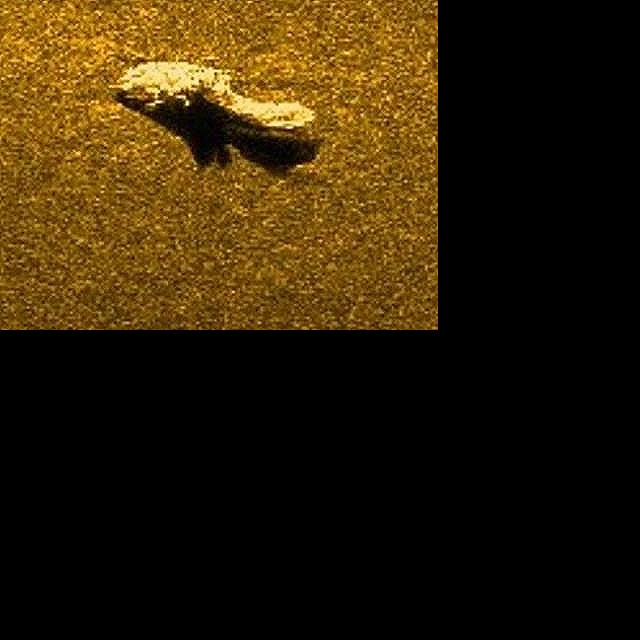
#> input picture backend/data/uploads/25f08fa0-38cc-4ef3-b82a-598040a7c604.jpg, 640 x 640 px; its folder holds only this picture in this run
$ python -i speckle_filter.py   (imports and definitions only)
#> lines starting #> are read from the running program, lines starting #| are printed output that depends on the picture
"""
Speckle Filter Module
=====================
Side-scan sonar imagery suffers from multiplicative speckle noise — fundamentally
different from additive Gaussian noise in optical imagery. Standard Gaussian/bilateral
filters are inappropriate here.

We implement:
  1. Lee filter (primary) — adaptive sigma-based filter designed for SAR/sonar speckle.
     Computes a local noise estimate and applies adaptive smoothing only where needed.
  2. Median filter (fallback) — fast, edge-preserving, handles impulse/salt-pepper noise.

Reference:
  Lee, J.S. (1980). "Digital Image Enhancement and Noise Filtering by Use of Local Statistics."
  IEEE Transactions on Pattern Analysis and Machine Intelligence, 2(2), 165–168.
"""
import cv2
import numpy as np


def lee_filter(img: np.ndarray, kernel_size: int = 7) -> np.ndarray:
    """
    Apply the Lee adaptive speckle filter to a grayscale image.

    The Lee filter preserves edges by using local statistics (mean, variance)
    to compute a spatially-varying weight k:
        filtered = local_mean + k * (pixel - local_mean)
    where k = local_var / (local_var + noise_var)

    A high k (near 1) means the local region is non-uniform → trust the pixel.
    A low k (near 0) means the region is uniform → replace with local mean.

    Args:
        img: 2D grayscale array (float32 recommended)
        kernel_size: neighbourhood window (odd integer; 7 is a good default for sonar)

    Returns:
        Filtered image, same dtype as input.
    """
    orig_dtype = img.dtype
    img_f = img.astype(np.float32)

    # Local mean (box filter)
    local_mean = cv2.boxFilter(img_f, ddepth=-1, ksize=(kernel_size, kernel_size))

    # Local variance = E[x^2] - E[x]^2
    local_sq_mean = cv2.boxFilter(img_f ** 2, ddepth=-1, ksize=(kernel_size, kernel_size))
    local_var = local_sq_mean - local_mean ** 2
    local_var = np.maximum(local_var, 0)  # numerical safety

    # Estimate global noise variance from a smooth region (5th percentile of local_var)
    noise_var = float(np.percentile(local_var, 5))
    noise_var = max(noise_var, 1e-6)  # avoid divide-by-zero

    # Adaptive weight k
    k = local_var / (local_var + noise_var)

    # Apply filter
    filtered = local_mean + k * (img_f - local_mean)
    filtered = np.clip(filtered, 0, 255)

    return filtered.astype(orig_dtype)


def apply_speckle_filter(image: np.ndarray, method: str = "lee", kernel_size: int = 7) -> np.ndarray:
    """
    Apply speckle noise reduction to a sonar image.

    Args:
        image: BGR or grayscale image (uint8)
        method: "lee" (adaptive, recommended) or "median" (fast fallback)
        kernel_size: kernel/window size (must be odd)

    Returns:
        Filtered image, same shape and dtype as input.
    """
    if kernel_size % 2 == 0:
        kernel_size += 1  # ensure odd

    is_color = len(image.shape) == 3

    if method == "lee":
        if is_color:
            # Filter each channel independently
            channels = cv2.split(image)
            filtered_channels = [lee_filter(c, kernel_size) for c in channels]
            return cv2.merge(filtered_channels)
        else:
            return lee_filter(image, kernel_size)

    elif method == "median":
        return cv2.medianBlur(image, kernel_size)

    else:
        raise ValueError(f"Unknown speckle filter method: {method}. Use 'lee' or 'median'.")

>>> import cv2
>>> picture = cv2.imread('../../../data/uploads/25f08fa0-38cc-4ef3-b82a-598040a7c604.jpg')
#> picture is the input picture: shape (640, 640, 3); mean B, G, R 8.2, 32.8, 47.5
>>> result = apply_speckle_filter(picture)
#> in lee_filter, `local_mean = cv2.boxFilter(img_f, ddepth=-1, ksize=(kernel_size, kerne..`:
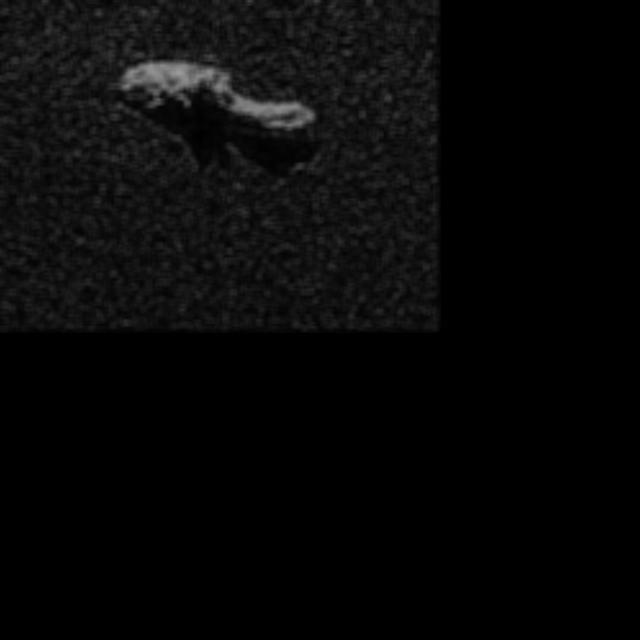
#> local_mean: shape (640, 640) float32; min 0, max 155.6, mean 8.2
#> in lee_filter, `noise_var = float(np.percentile(local_var, 5))`: noise_var = 0
#> in lee_filter, `noise_var = max(noise_var, 1e-6)`: noise_var = 1e-06
#> in lee_filter, `k = local_var / (local_var + noise_var)`:
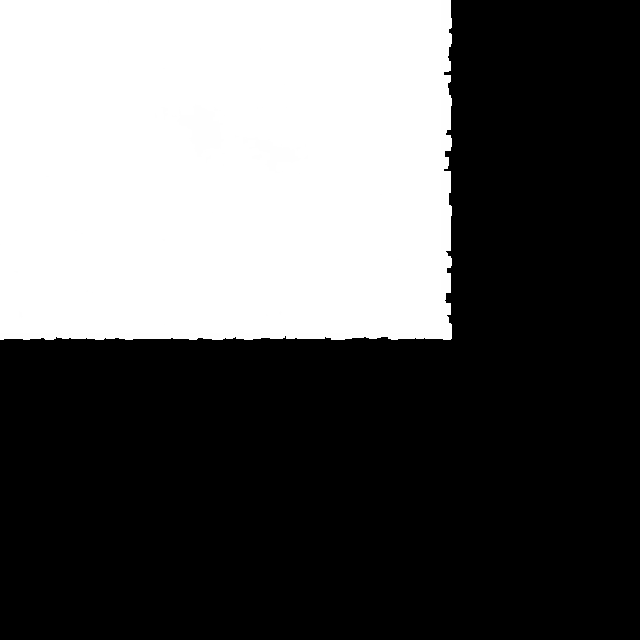
#> k: shape (640, 640) float32; min 0, max 1, mean 0.373
#> call 2 of lee_filter, with kernel_size = 7
#> in lee_filter (call 2), `local_sq_mean = cv2.boxFilter(img_f ** 2, ddepth=-1, ksize=(kernel_siz..`:
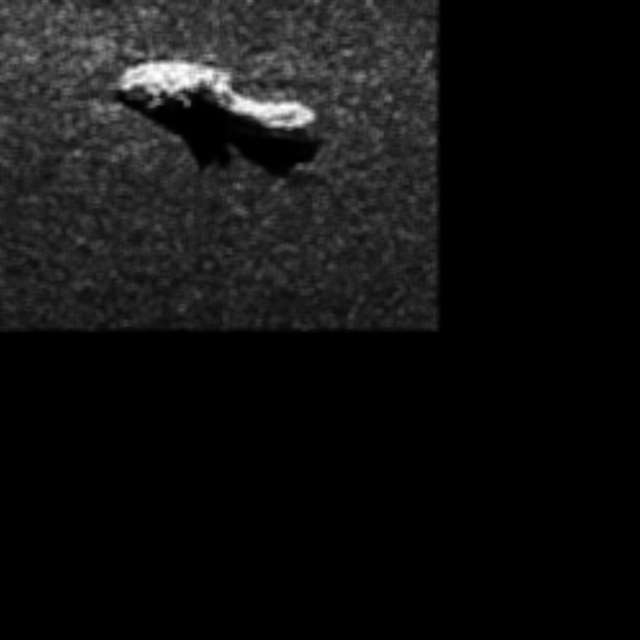
#> local_sq_mean: shape (640, 640) float32; min 0, max 51575.9, mean 3580.4; drawn with min black and max white
#> in lee_filter (call 2), `local_var = local_sq_mean - local_mean ** 2`:
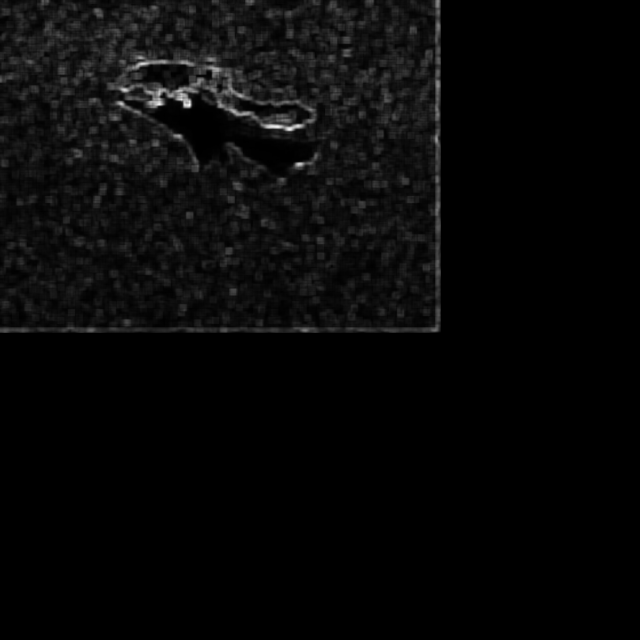
#> local_var: shape (640, 640) float32; min 0, max 7432.5, mean 243.4; drawn with min black and max white
#> in lee_filter (call 2), `noise_var = float(np.percentile(local_var, 5))`: noise_var = 0
#> in lee_filter (call 2), `noise_var = max(noise_var, 1e-6)`: noise_var = 1e-06
#> call 3 of lee_filter, with kernel_size = 7
#> in lee_filter (call 3), `img_f = img.astype(np.float32)`:
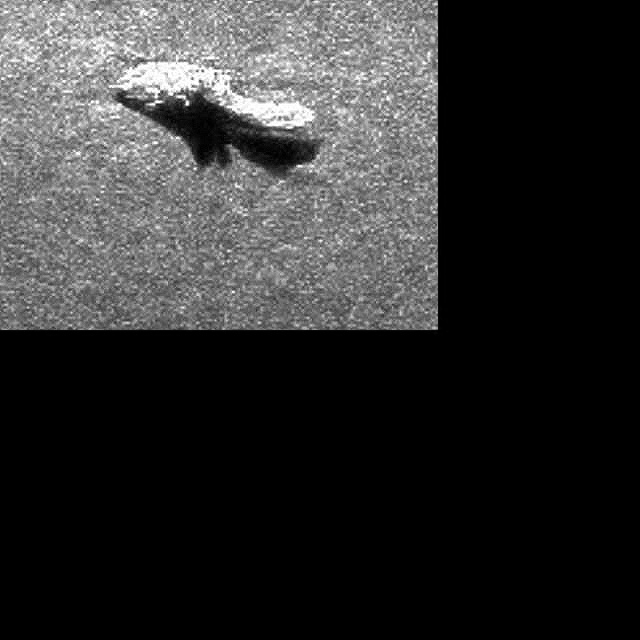
#> img_f: shape (640, 640) float32; min 0, max 255, mean 47.5
#> in lee_filter (call 3), `local_mean = cv2.boxFilter(img_f, ddepth=-1, ksize=(kernel_size, kerne..`:
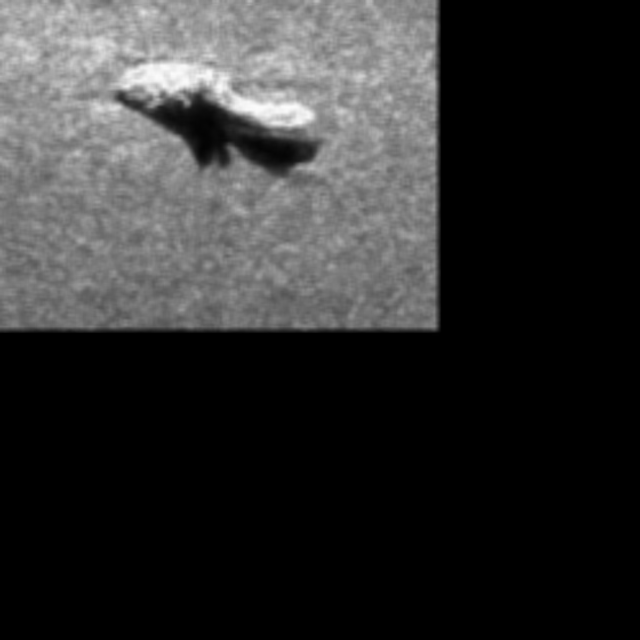
#> local_mean: shape (640, 640) float32; min 0, max 252.3, mean 47.5
#> in lee_filter (call 3), `local_sq_mean = cv2.boxFilter(img_f ** 2, ddepth=-1, ksize=(kernel_siz..`:
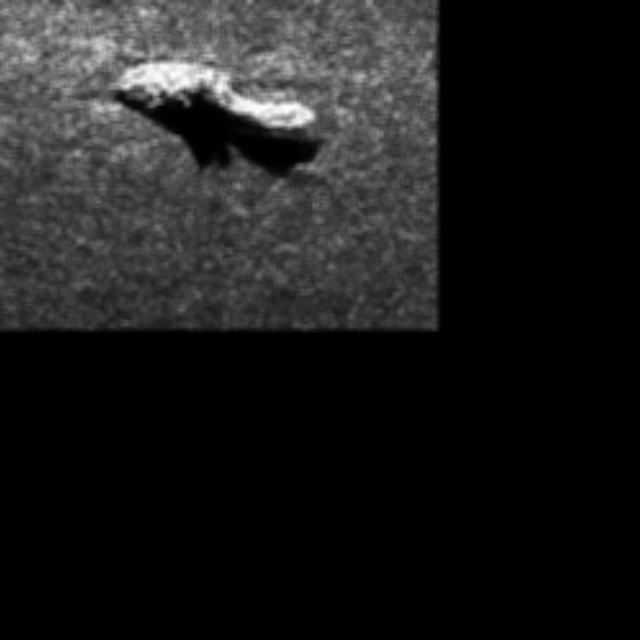
#> local_sq_mean: shape (640, 640) float32; min 0, max 63660.4, mean 7042.4; drawn with min black and max white
#> in lee_filter (call 3), `noise_var = float(np.percentile(local_var, 5))`: noise_var = 0
#> in lee_filter (call 3), `noise_var = max(noise_var, 1e-6)`: noise_var = 1e-06
#> in apply_speckle_filter, `filtered_channels = [lee_filter(c, kernel_size) for c in channels]`: filtered_channels = 3 items

$ run again, on backend/data/uploads/785121bd-9308-47cd-aab8-88f167767f50.png
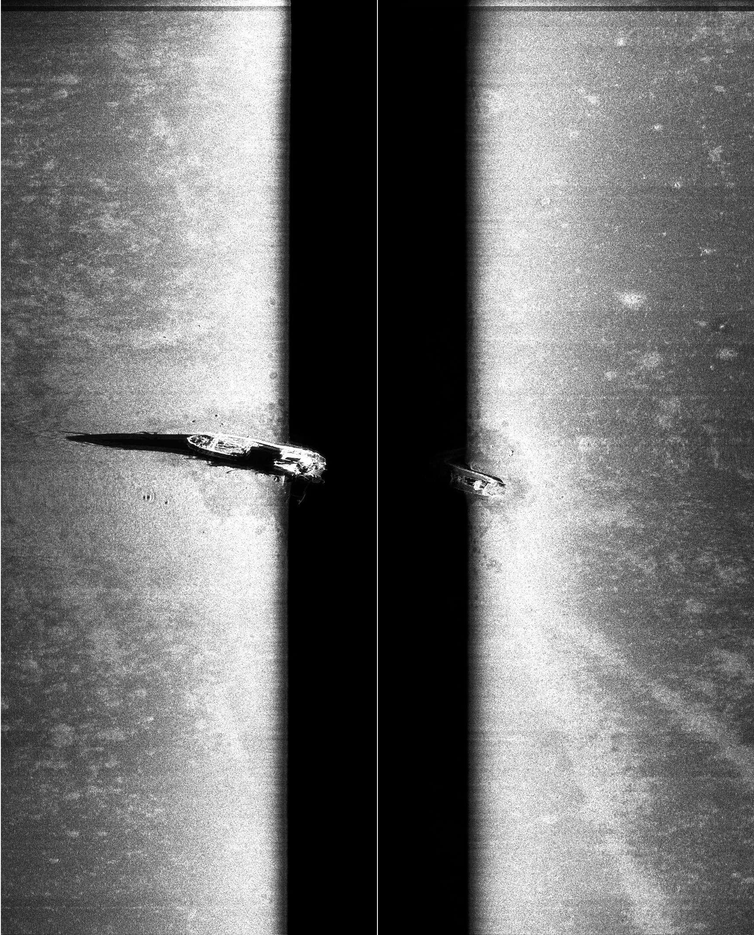
#> input picture backend/data/uploads/785121bd-9308-47cd-aab8-88f167767f50.png, 754 x 935 px, shrunk from 1728 x 2143 before the run
#> picture is the input picture: shape (935, 754, 3); min 0, max 255, mean 111
#> in lee_filter, `local_var = local_sq_mean - local_mean ** 2`:
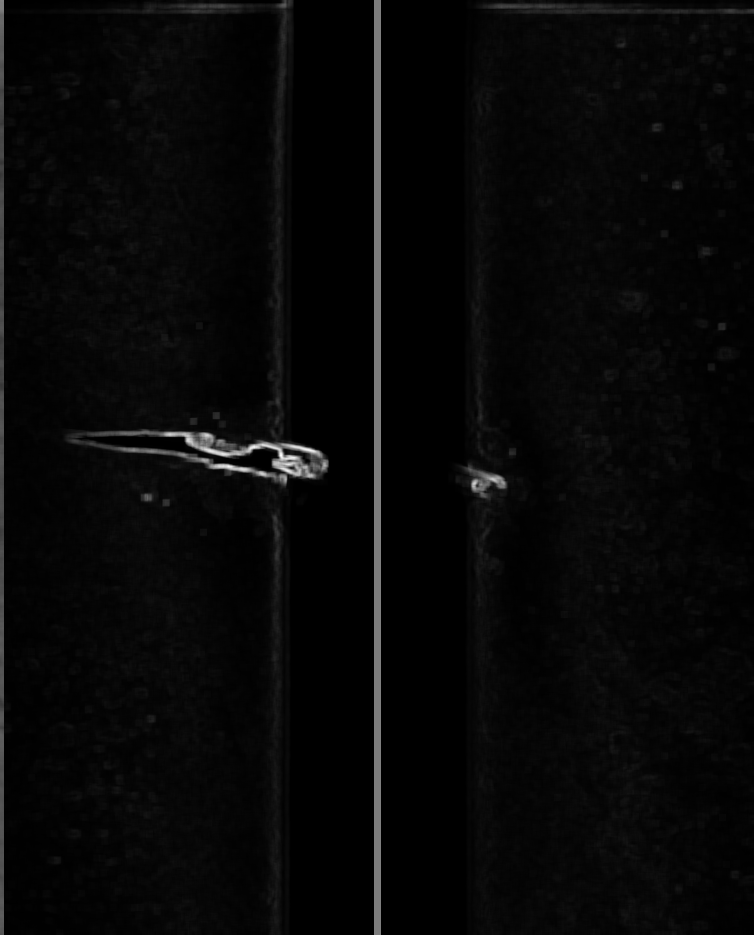
#> local_var: shape (935, 754) float32; min 0, max 9902.2, mean 300.3; drawn with min black and max white
#> in lee_filter, `noise_var = float(np.percentile(local_var, 5))`: noise_var = 0
#> in lee_filter, `noise_var = max(noise_var, 1e-6)`: noise_var = 1e-06
#> in lee_filter, `k = local_var / (local_var + noise_var)`:
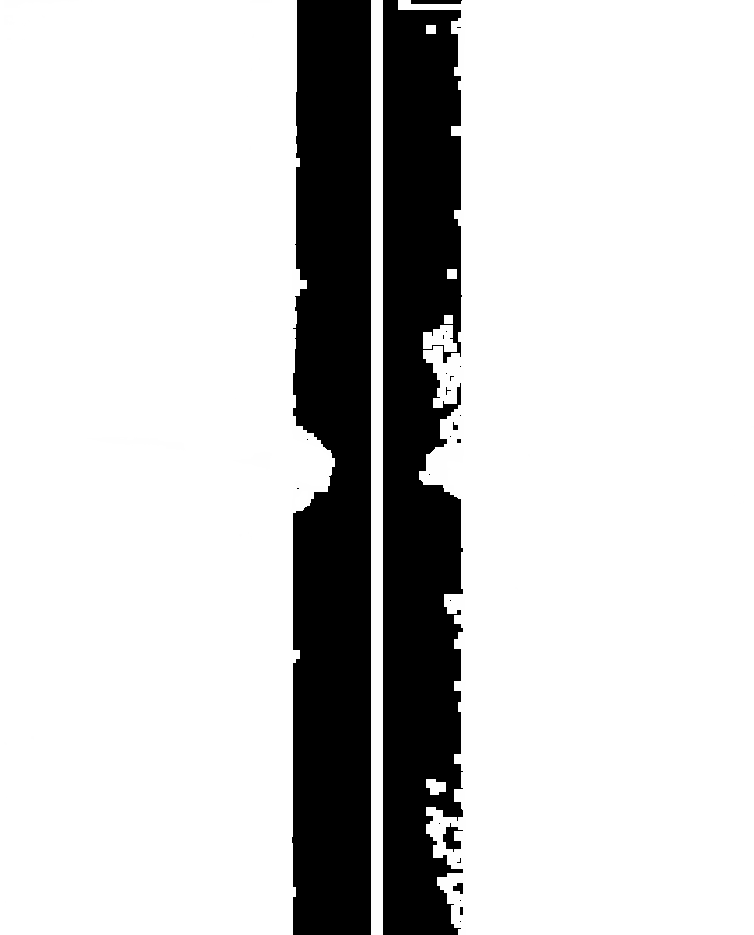
#> k: shape (935, 754) float32; min 0, max 1, mean 0.81
#> filtered_channels = 3 items
